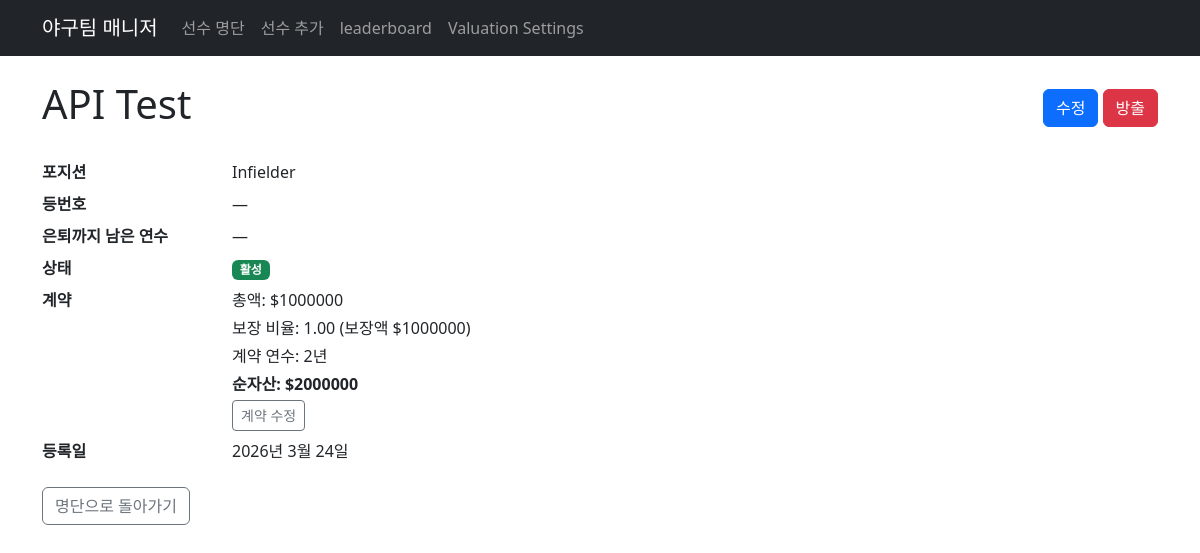
Page /players/1/ on the committed database.
### roster/models.py (models this page shows, shortened)
class Player(models.Model):
    STATUS_CHOICES = [
        ('pending', '대기'),
        ('active', '활성'),
        ('released', '방출'),
    ]
    name = models.CharField(max_length=100)
    position = models.CharField(max_length=50)
    jersey_number = models.PositiveIntegerField(null=True, blank=True)
    years_to_retirement = models.PositiveIntegerField(
        null=True,
        blank=True,
        verbose_name='Years to retirement',
        help_text='Years left until expected retirement',
    )
    status = models.CharField(max_length=20, choices=STATUS_CHOICES, default='pending')
    created_at = models.DateTimeField(auto_now_add=True)
    updated_at = models.DateTimeField(auto_now=True)
    class Meta:
        ordering = ['name']

class Contract(models.Model):
    player = models.OneToOneField(
        Player,
        on_delete=models.CASCADE,
        related_name='contract',
        null=True,
        blank=True,
    )
    total_value = models.DecimalField(
        max_digits=15,
        decimal_places=2,
        help_text='Total contract amount',
    )
    guaranteed_ratio = models.DecimalField(
        max_digits=3,
        decimal_places=2,
        default=Decimal('1.00'),
        help_text='Ratio of guaranteed salary to total (0-1, e.g. 0.8 = 80%)',
    )
    years = models.PositiveIntegerField(help_text='Contract length in years')
    start_year = models.PositiveIntegerField(null=True, blank=True)
    @property
    def guaranteed_amount(self):
        return self.total_value * self.guaranteed_ratio
    @property
    def net_worth(self):
        return calculate_net_worth(
            self.total_value,
            self.guaranteed_ratio,
            self.years,
        )

### roster/views.py (the view)
# urls.py: path('players/<int:pk>/', views.PlayerDetailView.as_view(), name='player_detail'),
class PlayerDetailView(DetailView):
    model = Player
    context_object_name = 'player'
    template_name = 'roster/player_detail.html'

### roster/services.py (called while the page is built)
def calculate_net_worth(total_value: Decimal, guaranteed_ratio: Decimal, years: int) -> Decimal:
    guaranteed_amount = total_value * guaranteed_ratio
    return guaranteed_amount * years

### roster/templates/roster/player_detail.html (shortened to what this page needs)
{% extends 'roster/base.html' %}
{% block content %}
<div class="d-flex justify-content-between align-items-center mb-4">
    <h1>{{ player.name }}</h1>
    <div>
        <a href="{% url 'roster:player_edit' player.pk %}" class="btn btn-primary">수정</a>
        {% if player.status == 'active' %}
            <form method="post" action="{% url 'roster:player_kick_out' player.pk %}" class="d-inline" onsubmit="return confirm('{{ player.name }} 선수를 방출하시겠습니까?');">
                <button type="submit" class="btn btn-danger">방출</button>
            </form>
        {% endif %}
    </div>
</div>
<dl class="row">
    <dt class="col-sm-2">포지션</dt>
    <dd class="col-sm-10">{{ player.position }}</dd>
    <dt class="col-sm-2">등번호</dt>
    <dd class="col-sm-10">{{ player.jersey_number|default:"—" }}</dd>
    <dt class="col-sm-2">은퇴까지 남은 연수</dt>
    <dd class="col-sm-10">{{ player.years_to_retirement|default:"—" }}</dd>
    <dt class="col-sm-2">상태</dt>
    <dd class="col-sm-10">
        <span class="badge {% if player.status == 'active' %}bg-success{% elif player.status == 'pending' %}bg-warning text-dark{% else %}bg-secondary{% endif %}">
            {{ player.get_status_display }}
        </span>
    </dd>
    {% if player.contract %}
    <dt class="col-sm-2">계약</dt>
    <dd class="col-sm-10">
        <p class="mb-1">총액: ${{ player.contract.total_value|floatformat:0 }}</p>
        <p class="mb-1">보장 비율: {{ player.contract.guaranteed_ratio }} (보장액 ${{ player.contract.guaranteed_amount|floatformat:0 }})</p>
        <p class="mb-1">계약 연수: {{ player.contract.years }}년</p>
        <p class="mb-1"><strong>순자산: ${{ player.contract.net_worth|floatformat:0 }}</strong></p>
        <a href="{% url 'roster:contract_edit' player.pk %}" class="btn btn-sm btn-outline-secondary">계약 수정</a>
    </dd>
    {% else %}
    <dt class="col-sm-2">계약</dt>
    <dd class="col-sm-10">
        <span class="text-muted">등록된 계약이 없습니다.</span>
        <a href="{% url 'roster:contract_edit' player.pk %}" class="btn btn-sm btn-outline-secondary ms-2">계약 추가</a>
    </dd>
    {% endif %}
    <dt class="col-sm-2">등록일</dt>
    <dd class="col-sm-10">{{ player.created_at|date:"Y년 n월 j일" }}</dd>
</dl>
<a href="{% url 'roster:player_list' %}" class="btn btn-outline-secondary">명단으로 돌아가기</a>
{% endblock %}

### rows in the picture
Player: name "API Test", position "Infielder", jersey_number "—", years_to_retirement "—", status "활성", contract.total_value "1000000", contract.guaranteed_ratio "1.00", contract.guaranteed_amount "1000000", contract.years "2", contract.net_worth "2000000", created_at "2026년 3월 24일"
